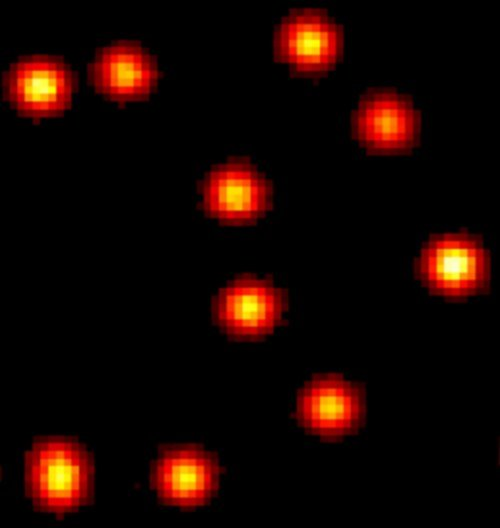
%> input picture Matlab/particles.jpg, 500 x 528 px
$ octave --eval "result = contoursp;"   (GNU Octave 9; MATLAB toolbox functions it lacks are replaced by stand-ins)
%> lines starting %> are read from the running program, lines starting %| are printed output that depends on the picture; in (x1, y1, x2, y2) boxes, pixels count from 0 and x2, y2 are one past the last pixel; in counts of white or black regions, pixels touching at a corner belong together; the program's own positions count from 1
function [ barycentres ] = contoursp( img,s )
%Contours: renvoie les barycentres et les rayons de 'cercles' présents sur
%l'image
%Fonction identique à Contours, qui affiche en plus les images entre chaque
%étape.

%Entrées:
%   img: image en nuance de gris/ 2D
%   s : seuil
%Sortie:
%   vecteur: une ligne = barI barJ rayon

%Par Mau Adrien;

%%
%Chargement
if (~exist('img','var'))
    img=rgb2gray(imread('particles.jpg'));
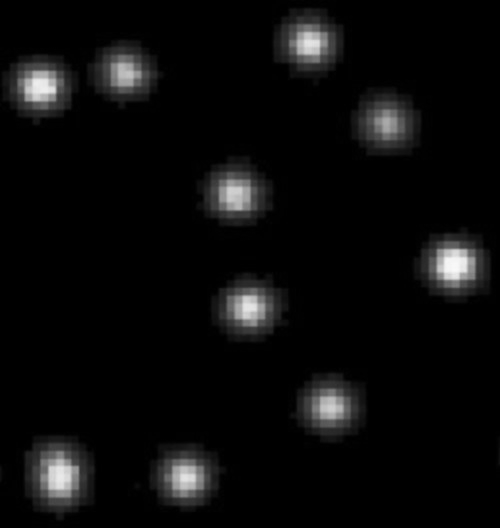
%> img: size 528x500 uint8; min 0, max 249, mean 11.1
end

if (~exist('s','var'))
   imbin = img<graythresh(img); %seuil par la regle d'otsu
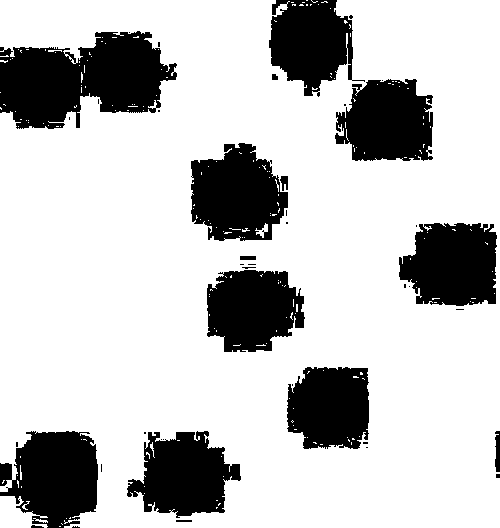
%> imbin: size 528x500 logical; 76.1% white; 42 black regions (27 under 20 px), largest, box (x1, y1, x2, y2) and area: (0, 31, 177, 129) 11484, (0, 431, 98, 528) 6979, (191, 143, 288, 241) 6915
else
   imbin=img<s;
end

if(max(max(img))==min(min(img)))
    subplot(221);imshow(img);title('image initiale');
else
    subplot(221);imshow(img);title('image initiale');  %imshow2 eventuellement
end
%%

%traitement preliminaire
se = strel('disk',1); %seuil pour fermeture

% subplot(222);imshow(imbin);title('image binaire');

imop=imclose(imbin,se); %fermeture
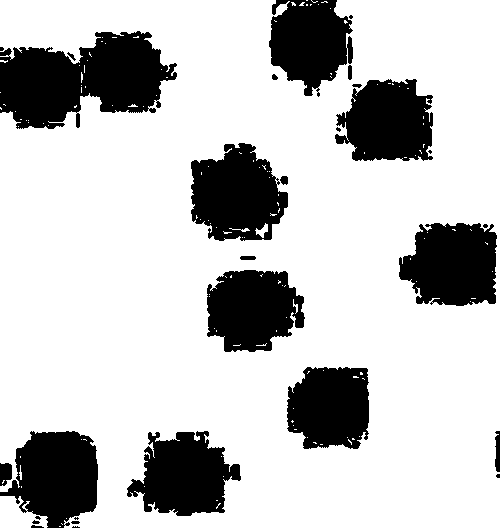
%> imop: size 528x500 logical; 76.5% white; 29 black regions (9 under 20 px), largest, box (x1, y1, x2, y2) and area: (0, 31, 177, 129) 11293, (191, 143, 288, 241) 6819, (399, 223, 497, 306) 6562
subplot(222);imshow(imop);title('image binaire fermee');

%%
%compte

[L,num]=bwlabel(1-imop,4); %le deuxieme arg definit le voisinage
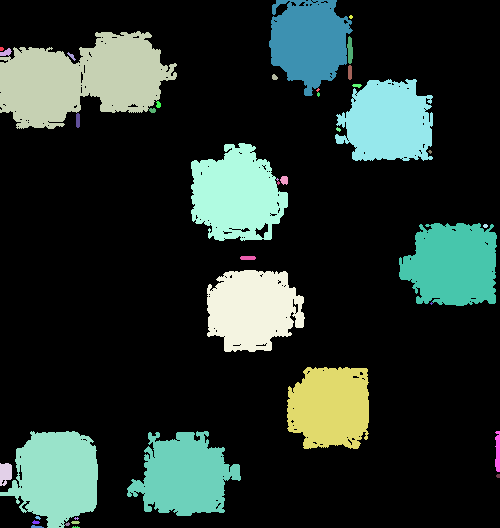
%> L: size 528x500 double; 41 distinct labels, from 0 to 40; one colour per label, 0 black
%> num = 40

%labellise surface convexes et...
subplot(223);imshow(L)  %normalement chaque objet a sa couleur
title(['n_s_u_r_f_a_c_e_s =', num2str(num)])

%Selection des labels et reperage centres...
barycentres=zeros(3,num);
for lab=1:num
    temp=(L==lab);
    [y,x]=find(temp);
    barycentres(1,lab)=mean(x);
    barycentres(2,lab)=mean(y);
    x=x-barycentres(1,lab);
    y=y-barycentres(2,lab);
	barycentres(3,lab)=(sum(sqrt(x.*x+y.*y))*3/(2*pi))^(1/3); %rayon (sum = integrale de r^2 dr dtheta)
end
%> this loop made 40 passes
%> (y, x) on passes 1, 12, 13, 23, 24, 27: ([48; 49; 50; 51; 48; 49; 50; 51; 48; 49; 50; 51; 49; 50], [1; 1; 1; 1; 2; 2; 2; 2; 3; 3; 3; 3; 4; 4]), ([528; 527; 528; 528; 527; 528; 528; 527; 528; 528; 528], [73; 74; 74; 75; 76; 76; 77; 78; 78; 79; 80]), ([0; -1; 0; 1; 0; -1; 0; 1; 0], [-2; -1; -1; -1; 0; 1; 1; 1; 2]), ([0; -1; 0; 1; 0], [-1; 0; 0; 0; 1]), ([-0.5; 0.5; -1.5; -0.5; 0.5; 1.5; -0.5; 0.5], [-1; -1; 0; 0; 0; 0; 1; 1]), ([0.5; -0.5; 0.5; 1.5; -1.5; -0.5; 0.5; -0.5], [-1.5; -0.5; -0.5; -0.5; 0.5; 0.5; 0.5; 1.5])
%> x on passes 8, 9, 38: [36; 37; 37; 37; 38; 38; 38; 39; 39; 39; 40; 40; 40; 41], [66; 67; 67; 67; 68; 68; 68; 69; 69; 69; 69; 70; 70], [-2; -2; -1; -1; -1; -1; 0; 0; 0; 0; 1; 1; 1; 1; 2; 2]
%> pass 1, in contoursp, `temp=(L==lab);`:
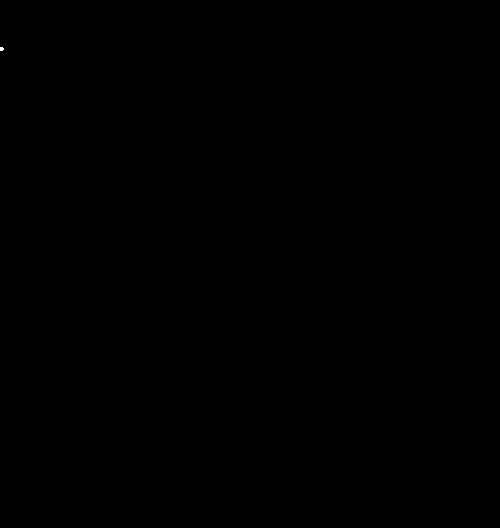
%> temp: size 528x500 logical; 0.01% white; 1 white region (1 under 20 px)
%> pass 3, in contoursp, `temp=(L==lab);`:
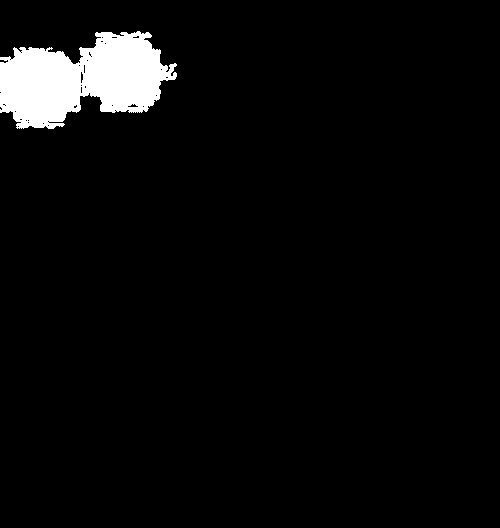
%> temp: size 528x500 logical; 4.2% white; 1 white region, box (x1, y1, x2, y2) and area: (0, 31, 177, 129) 11123
%> after the loop, barycentres = 40 columns, first 8: [2.29 6.66 82.75 6.06 57.26 37.15 36.43 38.5; 49.5 53.2 80.16 473.8 476.9 527.4 522.9 518.3; 2.11 4.54 63.49 8.75 45.81 3.44 2.69 2.17]
%> `result = contoursp;`:
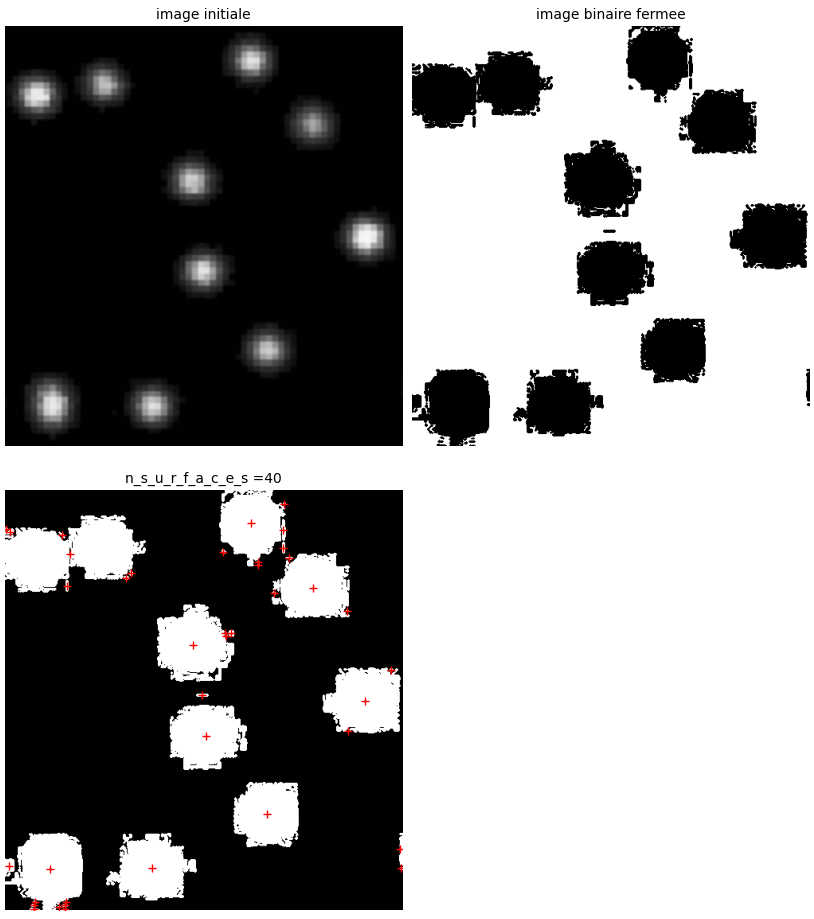
%> figure redrawn from the program's plot data, 3 panels
%> `result = contoursp;`: result has the same summary as barycentres in contoursp
line(barycentres(1,:),barycentres(2,:),'LineStyle','none','Marker','+','Color',[1 0 0]);

end
